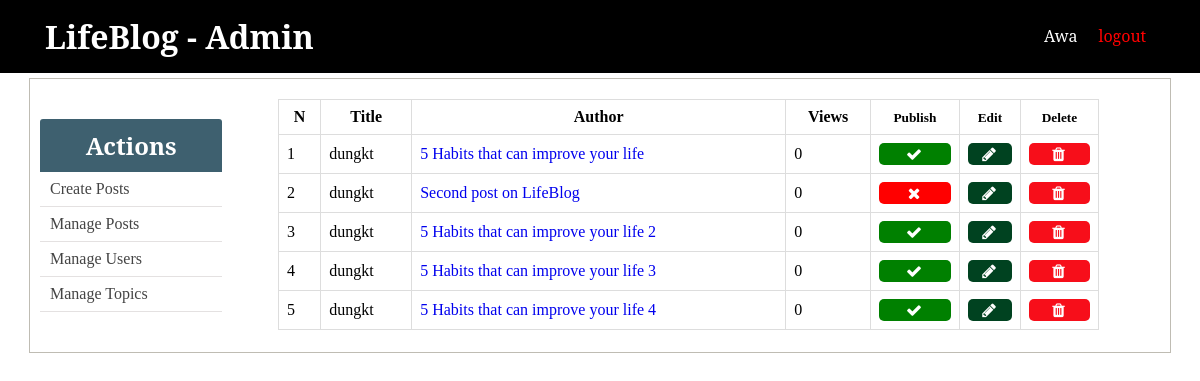
The page /project04/admin/posts.php on the database its author committed.
### tables this page shows
CREATE TABLE `posts` (
  `id` int(11) NOT NULL,
  `user_id` int(11) DEFAULT NULL,
  `title` varchar(255) NOT NULL,
  `slug` varchar(255) NOT NULL,
  `views` int(11) NOT NULL DEFAULT '0',
  `image` varchar(255) NOT NULL,
  `body` text NOT NULL,
  `published` tinyint(1) NOT NULL,
  `created_at` timestamp NOT NULL DEFAULT CURRENT_TIMESTAMP ON UPDATE CURRENT_TIMESTAMP,
  `updated_at` timestamp NULL DEFAULT NULL
);

### project04/admin/post_functions.php (called while the page is built, shortened)
<?php
	function getAllPosts()
	{
		global $conn;
		$sql = "SELECT * FROM posts";
		$result = mysqli_query($conn, $sql);
		$posts = mysqli_fetch_all($result, MYSQLI_ASSOC);
		$final_posts = array();
		foreach ($posts as $post) {
			$post['author'] = getPostAuthorById($post['user_id']);
			array_push($final_posts, $post);
		}
		return $final_posts;
	}
	function getPostAuthorById($user_id)
	{
		global $conn;
		$sql = "SELECT username FROM users WHERE id=$user_id";
		$result = mysqli_query($conn, $sql);
		if ($result) {
			return mysqli_fetch_assoc($result)['username'];
		} else {
			return null;
		}
	}
?>

### project04/admin/posts.php (the view, shortened to what this page needs)
<?php  include('../config.php'); ?>
<?php  include(ROOT_PATH . '/admin/post_functions.php'); ?>
<?php include(ROOT_PATH . '/includes/admin/head_section.php'); ?>
<?php
	$posts = getAllPosts();
?>
</head>
<body>
	<?php include(ROOT_PATH . '/includes/admin/header.php') ?>
	<div class="container content">
		<?php include(ROOT_PATH . '/includes/admin/menu.php') ?>
		<div class="table-div"  style="width: 80%;">
			<?php if (empty($posts)): ?>
				<h1 style="text-align: center; margin-top: 20px;">No posts in the database.</h1>
			<?php else: ?>
				<table class="table">
					<tr>
						<thead>
							<th>N</th>
							<th>Title</th>
							<th>Author</th>
							<th>Views</th>
							<th><small>Publish</small></th>
							<th><small>Edit</small></th>
							<th><small>Delete</small></th>
						</thead>
					</tr>
					<tbody>
					<?php foreach ($posts as $key => $post): ?>
						<tr>
							<td><?php echo $key + 1; ?></td>
							<td><?php echo $post['author']; ?></td>
							<td>
								<a 	target="_blank"
								href="<?php echo BASE_URL . 'single_post.php?post-slug=' . $post['slug'] ?>">
									<?php echo $post['title']; ?>
								</a>
							</td>
							<td><?php echo $post['views']; ?></td>
							<td>
							<?php if ($post['published'] == true): ?>
								<a class="fa fa-check btn unpublish"
									href="posts.php?unpublish=<?php echo $post['id'] ?>">
								</a>
							<?php else: ?>
								<a class="fa fa-times btn publish"
									href="posts.php?publish=<?php echo $post['id'] ?>">
								</a>
							<?php endif ?>
							</td>
							<td>
								<a class="fa fa-pencil btn edit"
									href="create_post.php?edit-post=<?php echo $post['id'] ?>">
								</a>
							</td>
							<td>
								<a  class="fa fa-trash btn delete"
									href="create_post.php?delete-post=<?php echo $post['id'] ?>">
								</a>
							</td>
						</tr>
					<?php endforeach ?>
					</tbody>
				</table>
			<?php endif ?>
		</div>
	</div>
</body>
</html>

### project04/static/css/admin_styling.css (style rules this page uses)
* { margin: 0px; padding: 0px; }
a { text-decoration: none; }
table { border-collapse: collapse; width: 70%; margin: 20px auto; }
th, td { padding: 8px; text-align: left; border: 1px solid #ddd; }
th { text-align: center; }
.btn { color: white; background: #4E6166; text-align: center; border: none; border-radius: 5px; display: block; letter-spacing: .1em; padding: 13px 20px; text-decoration: none; }
.container { width: 95%; margin: 5px auto 50px; border: 1px solid #BFBCB3; }
.container:after { content: ""; display: block; clear: both; }
.table-div { float: left; width: 47%; }
.table-div table { width: 90%; }
.table-div a.fa { color: white; padding: 3px; }
.table-div .edit { background: #004220; }
.table-div .delete { background: #F70E1A; }
.table-div .publish { background: red; }
.table-div .unpublish { background: green; }

### rows shown on the page
posts: author "dungkt", title "5 Habits that can improve your life", views "0"
posts: author "dungkt", title "Second post on LifeBlog", views "0"
posts: author "dungkt", title "5 Habits that can improve your life 2", views "0"
posts: author "dungkt", title "5 Habits that can improve your life 3", views "0"
posts: author "dungkt", title "5 Habits that can improve your life 4", views "0"
